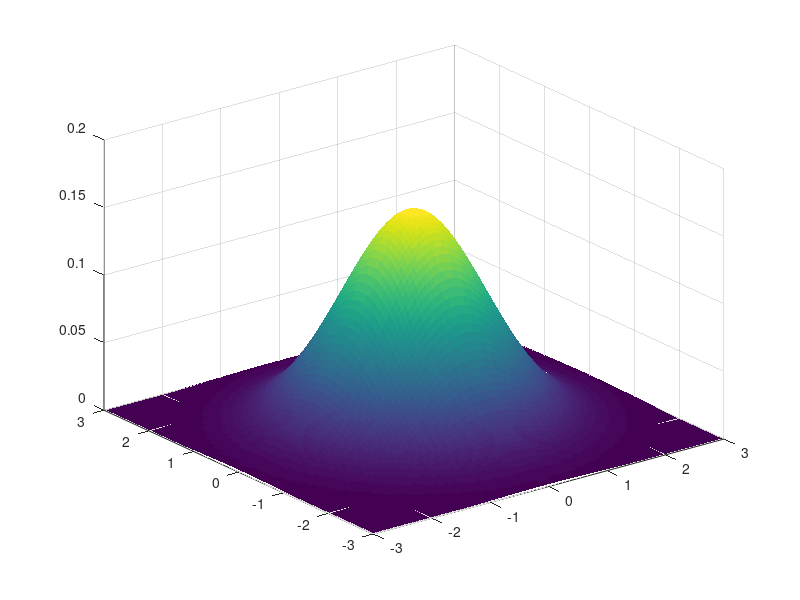

Write MATLAB code to recreate this figure. (Note: this script raises an error after producing the figure.)
clear
clc
close all

mu = [0, 0]; 
sigma_x = 1;  % Standard deviation in x
sigma_y = 1;  % Standard deviation in y

Sigma = [sigma_x, 0; 
         0, sigma_y];

x_range = linspace(-3*sigma_x, 3*sigma_x, 100);
y_range = linspace(-3*sigma_y, 3*sigma_y, 100);
[X, Y] = meshgrid(x_range, y_range);


X_vector = [X(:) Y(:)]; 
pdf_values = mvnpdf(X_vector, mu, Sigma); 
pdf_values = reshape(pdf_values, size(X)); 

%% 3D plot
figure;
surf(X, Y, pdf_values, 'EdgeColor', 'none');
colormap('parula');
colorbar; 


xlabel('X');
ylabel('Y');
zlabel('Probability Density');
title('PDF of Agent Position');

shading interp;
view(30, 30); 
grid on;


%% scatter plot
rng(42);
samples = mvnrnd(mu, Sigma, 1000);


figure;
scatter(samples(:,1), samples(:,2), 20, 'b', 'filled');
hold on;
plot(mu(1), mu(2), 'rx', 'MarkerSize', 12, 'LineWidth', 2);

xlabel('X');
ylabel('Y');
grid on;
axis equal;
legend('Samples', 'Mean');

%% interaction plot
% mu1 = -1; sigma1 = 2; % Mean and std
% mu2 = 2; sigma2 = 1; 
% 
% x = linspace(-5, 5, 1000);
% 
% 
% pdf1 = normpdf(x, mu1, sigma1);
% pdf2 = normpdf(x, mu2, sigma2);
% overlap = trapz(x, min(pdf1, pdf2));
% 
% 
% fprintf('Percentage overlap: %.2f%%\n', overlap * 100);
% 
% % Plot
% figure;
% plot(x, pdf1, 'b', 'LineWidth', 2); hold on;
% plot(x, pdf2, 'r', 'LineWidth', 2);
% fill(x, min(pdf1, pdf2), 'k', 'FaceAlpha', 0.3); 
% legend('PDF 1', 'PDF 2', 'Overlap Region');
% xlabel('x');
% ylabel('Probability Density');
% title(sprintf('Probablity of Collision: %.1f%%',overlap*100));
% grid on;